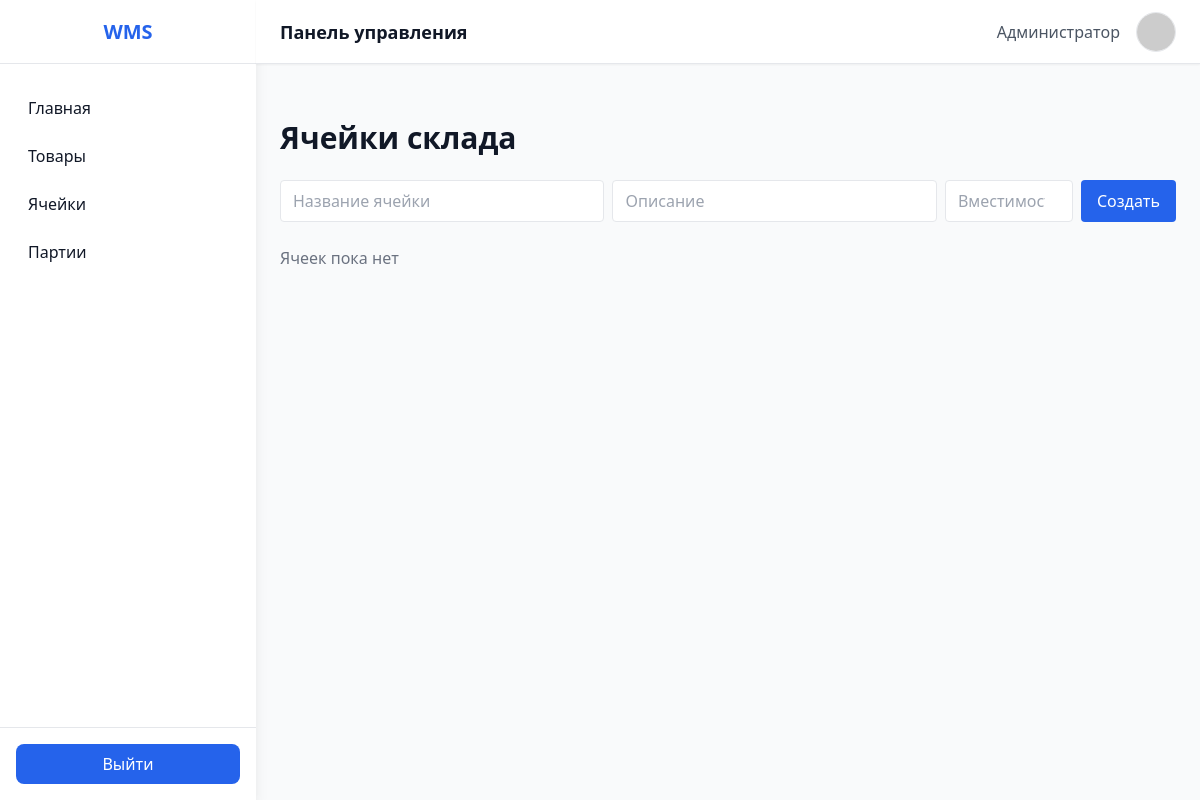
Page /cells/ on the earlier database version.
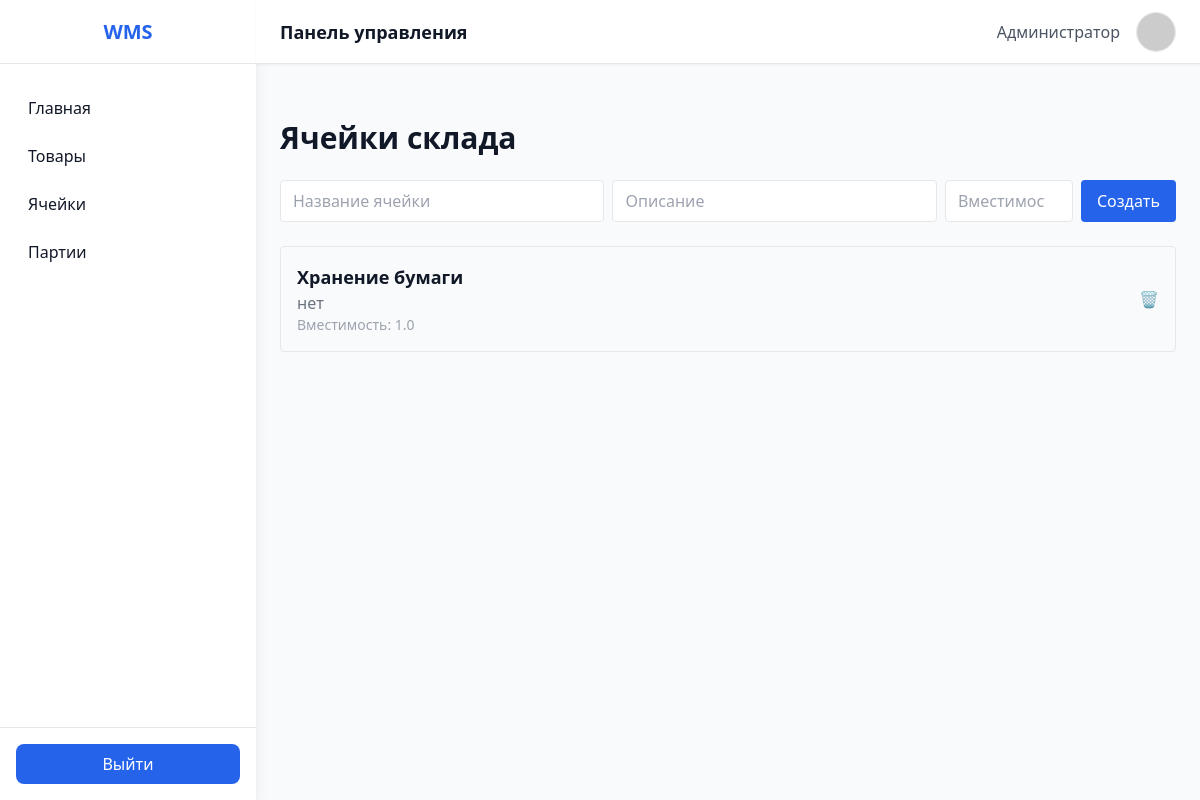
Same page on the later database version.
### app/models/cells.py (models this page shows)
class Cell(Base):
    __tablename__ = 'cells'
    id = Column(Integer, primary_key=True, index=True)
    name = Column(String, index=True)
    description = Column(String, nullable=True)
    capacity = Column(Float, default=0.0)
    item_id = Column(Integer, ForeignKey('items.id'))
    items = relationship("Item", back_populates="cells")
    batches = relationship("Batch", back_populates="cells")

### app/api/cells.py (the view)
@router.get('/', response_class=HTMLResponse)
async def read_cells(request: Request, db: Session = Depends(get_db)):
    cells = db.query(Cell).all()
    return templates.TemplateResponse('cells.html', {'request': request, 'cells': cells})

### app/templates/cells.html (shortened to what this page needs)
{% extends "index.html" %}
{% block content %}
<div class="max-w-4xl mx-auto mt-8">
  <h1 class="text-3xl font-bold mb-6">Ячейки склада</h1>
  <form id="create-cell-form" class="flex flex-wrap gap-2 mb-6">
    <input type="text" name="name" placeholder="Название ячейки" required
           class="border rounded px-3 py-2 flex-1 min-w-[150px]">
    <input type="text" name="description" placeholder="Описание"
           class="border rounded px-3 py-2 flex-1 min-w-[150px]">
    <input type="number" step="0.1" name="capacity" placeholder="Вместимость"
           class="border rounded px-3 py-2 w-32">
    <button type="submit" class="bg-blue-600 text-white px-4 py-2 rounded">Создать</button>
  </form>
  <ul id="cells-list" class="space-y-4">
    {% for cell in cells %}
    <li data-id="{{ cell.id }}" class="flex justify-between items-center p-4 border rounded hover:shadow">
      <div>
        <h2 class="font-semibold text-lg">{{ cell.name or 'Нет названия' }}</h2>
        <p class="text-gray-500">{{ cell.description or 'Нет описания' }}</p>
        <p class="text-sm text-gray-400">Вместимость: {{ cell.capacity }}</p>
      </div>
      <button onclick="deleteCell({{ cell.id }}, this)" class="text-red-500 hover:text-red-700 ml-4">🗑️</button>
    </li>
    {% else %}
    <li class="text-gray-500">Ячеек пока нет</li>
    {% endfor %}
  </ul>
</div>
{% endblock %}

Differences in the rows shown:
added Cell: name "Хранение бумаги", description "нет", capacity "1.0"
Other differences:
text no longer shown: "Ячеек пока нет"
